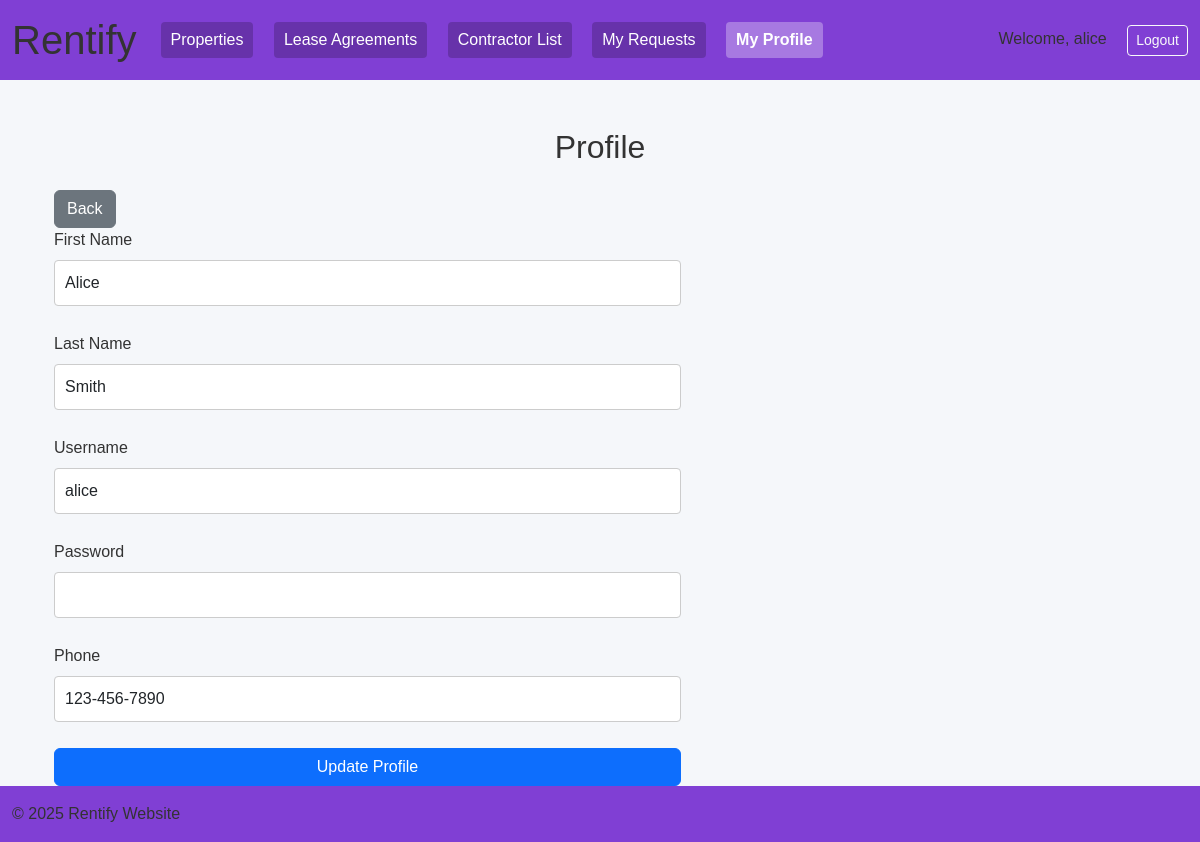
/profile (signed in), run on the app's committed database.
### tables this page shows
CREATE TABLE PERSON (
        SSN INTEGER PRIMARY KEY,
        FirstName TEXT NOT NULL,
        LastName TEXT,
        UserName TEXT UNIQUE,
        Password TEXT,
        Phone TEXT
    );

### app.py (the view)
@app.route("/profile", methods=["GET"])
def profile():
    form = {
        "SSN":0,
        "FirstName":"",
        "LastName":"",
        "UserName":"",
        "Phone":"",
        "JobType":"",
        "CompanyName":""
    }
    cl = None
    with sqlite3.connect("Homeapp.db") as conn:
        if session.get('access') == 'employee':
            profile = conn.execute("SELECT P.SSN, P.FirstName, P.LastName, P.UserName, P.Phone, E.JobType, C.CompanyName FROM PERSON AS P INNER JOIN EMPLOYEE AS E ON P.SSN = E.SSN INNER JOIN WORKS_FOR AS W ON P.SSN = W.EmployeeSSN INNER JOIN COMPANY AS C ON W.CompanyID = C.CompanyID WHERE P.SSN = ?", (session.get('ssn'),)).fetchone()
            form["SSN"] = session.get('ssn')
            form["FirstName"] = profile[1]
            form["LastName"] = profile[2]
            form["UserName"] = profile[3]
            form["Phone"] = profile[4]
            form["JobType"] = profile[5]
            form["CompanyName"] = profile[6]
            cl = conn.execute("SELECT * FROM COMPANY").fetchall()
        else:
            profile = conn.execute("SELECT P.SSN, P.FirstName, P.LastName, P.UserName, P.Phone FROM person AS P WHERE P.SSN = ?", (session.get('ssn'),)).fetchone()
            form["SSN"] = session.get('ssn')
            form["FirstName"] = profile[1]
            form["LastName"] = profile[2]
            form["UserName"] = profile[3]
            form["Phone"] = profile[4]
    return render_template('Profile.html', form=form, cl=cl)

### templates/Profile.html (shortened to what this page needs)
{% extends 'base.html' %}
{% block content %}
<div class="container mt-5">
  <h2 class="mb-4">
    Profile
  </h2>
  {% if session.get('access') == 'employee' %}
    <a href="/service-view" class="btn btn-secondary">Back</a>
  {% else %}
  <a href="/property-view" class="btn btn-secondary">Back</a>
  {% endif %}
  <div class="row">
    <div class="col-md-7">
      <form method="POST" action="/update-profile">
        <div class="mb-3">
          <label for="FirstName" class="form-label">First Name</label>
          <input type="text" class="form-control" name="FirstName" value="{{ form.FirstName }}" required>
        </div>
        <div class="mb-3">
            <label for="LastName" class="form-label">Last Name</label>
            <input type="text" class="form-control" name="LastName" value="{{ form.LastName }}" required>
        </div>
        <div class="mb-3">
            <label for="UserName" class="form-label">Username</label>
            <input type="text" class="form-control" name="UserName" value="{{ form.UserName }}" required>
        </div>
        <div class="mb-3">
            <label for="Password" class="form-label">Password</label>
            <input type="password" class="form-control" name="Password" required>
        </div>
        <div class="mb-3">
            <label for="Phone" class="form-label">Phone</label>
            <input type="text" class="form-control" name="Phone" value="{{ form.Phone }}" required>
        </div>
        <button type="submit" class="btn btn-primary">
          Update Profile
        </button>
      </form>
    </div>
  </div>
</div>
{% endblock %}

### static/css/styles.css (style rules this page uses)
body { font-family: Arial, sans-serif; background-color: #f5f7fa; color: #333; }
h2 { margin-bottom: 20px; text-align: center; }
form { display: flex; flex-direction: column; gap: 10px; }
input[type=text], input[type=password] { padding: 10px; border-radius: 4px; border: 1px solid #ccc; }
button { background-color: white; color: black; border: 2px solid #555555; }

### data on the page
PERSON: FirstName "Alice", LastName "Smith", UserName "alice", Phone "123-456-7890"

### other printed values
{{ session['name'] }} "alice"
